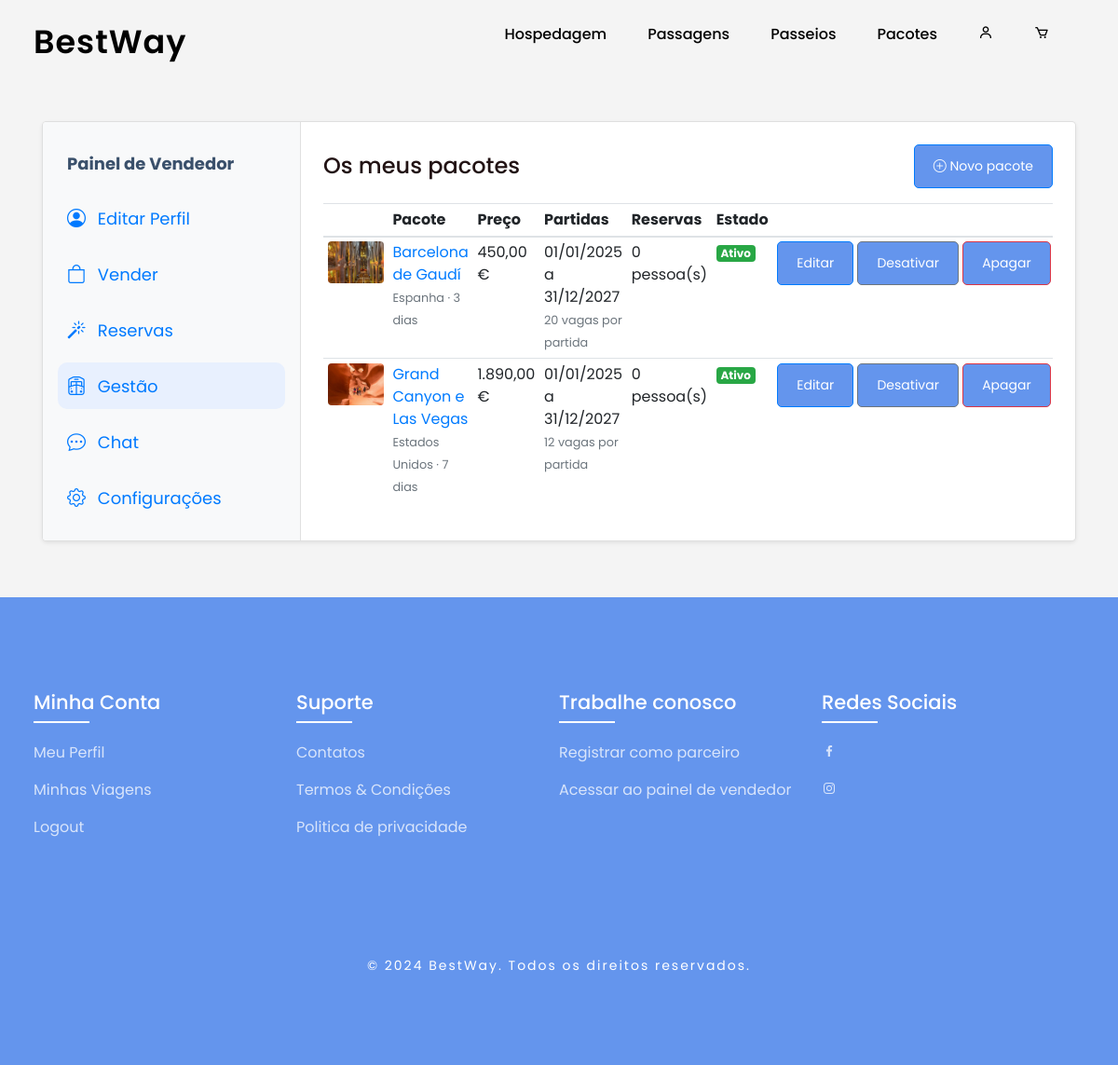
Page /public/vendedor/pacotes.php (signed in) on the committed database.
### tables this page shows
CREATE TABLE IF NOT EXISTS `t_pacotes` (
  `id` int(11) NOT NULL AUTO_INCREMENT,
  `id_user` int(11) NOT NULL,
  `titulo` varchar(100) NOT NULL,
  `destino` varchar(100) NOT NULL,
  `descricao` text NOT NULL,
  `inclui` text DEFAULT NULL,
  `foto` varchar(50) DEFAULT NULL,
  `preco` decimal(10,2) NOT NULL,
  `duracao_dias` int(11) NOT NULL,
  `data_inicio` date NOT NULL,
  `data_fim` date NOT NULL,
  `vagas` int(11) DEFAULT NULL,
  `ativo` tinyint(1) NOT NULL DEFAULT 1,
  `data_criacao` timestamp NOT NULL DEFAULT current_timestamp(),
  PRIMARY KEY (`id`),
  KEY `id_user` (`id_user`),
  CONSTRAINT `t_pacotes_ibfk_1` FOREIGN KEY (`id_user`) REFERENCES `t_user` (`id`)
);

### config/pacotes.php (called while the page is built, shortened)
<?php
require_once __DIR__ . '/reservas.php';
function pacote_foto_url($foto)
{
    return BASE_URL . 'public/pacotes/images/' . rawurlencode($foto ?: 'pacotes.jpg');
}

### config/reservas.php (called while the page is built, shortened)
<?php
function reserva_data($texto)
{
    $data = DateTimeImmutable::createFromFormat('!Y-m-d', $texto);
    return ($data && $data->format('Y-m-d') === $texto) ? $data : null;
}
function reserva_formatar_data($texto)
{
    $data = reserva_data($texto);
    return $data ? $data->format('d/m/Y') : '—';
}
function reserva_formatar_periodo($inicio, $fim)
{
    return $fim && $fim !== $inicio
        ? reserva_formatar_data($inicio) . ' a ' . reserva_formatar_data($fim)
        : reserva_formatar_data($inicio);
}
function reserva_formatar_preco($valor)
{
    return $valor === null ? '—' : number_format((float) $valor, 2, ',', '.') . ' €';
}

### public/vendedor/pacotes.php (the view, shortened to what this page needs)
<?php
require_once __DIR__ . '/../../config/pacotes.php';
$stmt = $ligacao->prepare("SELECT p.*,
        (SELECT COALESCE(SUM(quantidade), 0) FROM t_reservas r
         WHERE r.tipo_reserva = 'pacote' AND r.item_id = p.id AND r.estado = 'confirmada') AS pessoas_reservadas
    FROM t_pacotes p WHERE p.id_user = ? ORDER BY p.id DESC");
$stmt->bind_param("i", $id_user);
$stmt->execute();
$pacotes = $stmt->get_result()->fetch_all(MYSQLI_ASSOC);
include __DIR__ . '/../../views/partials/vendedor_inicio.php';
?>
                    <div class="d-flex justify-content-between align-items-center mb-3">
                        <h2 class="h4 mb-0">Os meus pacotes</h2>
                        <a class="btn btn-primary btn-sm" href="pacotes.php?novo=1#formulario"><i class="bi bi-plus-circle"></i> Novo pacote</a>
                    </div>
                    <?php if (!$pacotes): ?>
                        <p class="text-muted">Ainda não tem pacotes. Crie o primeiro com o botão "Novo pacote".</p>
                    <?php else: ?>
                        <div class="table-responsive">
                            <table class="table table-sm table-hover">
                                <thead>
                                    <tr><th></th><th>Pacote</th><th>Preço</th><th>Partidas</th><th>Reservas</th><th>Estado</th><th></th></tr>
                                </thead>
                                <tbody>
                                    <?php foreach ($pacotes as $p): ?>
                                        <tr>
                                            <td><img src="<?= pacote_foto_url($p['foto']) ?>" alt="" width="60" height="45" style="object-fit: cover; border-radius: 4px;"></td>
                                            <td>
                                                <a href="<?= BASE_URL ?>public/pacotes/detalhes_pacote.php?id=<?= (int) $p['id'] ?>"><?= htmlspecialchars($p['titulo']) ?></a>
                                                <br><small class="text-muted"><?= htmlspecialchars($p['destino']) ?> · <?= (int) $p['duracao_dias'] ?> dias</small>
                                            </td>
                                            <td><?= reserva_formatar_preco($p['preco']) ?></td>
                                            <td>
                                                <?= reserva_formatar_periodo($p['data_inicio'], $p['data_fim']) ?>
                                                <br><small class="text-muted"><?= $p['vagas'] === null ? 'sem limite de vagas' : (int) $p['vagas'] . ' vagas por partida' ?></small>
                                            </td>
                                            <td><?= (int) $p['pessoas_reservadas'] ?> pessoa(s)</td>
                                            <td><?= $p['ativo'] ? '<span class="badge badge-success">Ativo</span>' : '<span class="badge badge-secondary">Desativado</span>' ?></td>
                                            <td class="text-nowrap">
                                                <a class="btn btn-outline-primary btn-sm" href="pacotes.php?editar=<?= (int) $p['id'] ?>#formulario">Editar</a>
                                                <form method="post" style="display: inline;">
                                                    <?php if ($p['ativo']): ?>
                                                        <button type="submit" name="desativar" class="btn btn-outline-secondary btn-sm">Desativar</button>
                                                    <?php else: ?>
                                                        <button type="submit" name="ativar" class="btn btn-outline-success btn-sm">Ativar</button>
                                                    <?php endif; ?>
                                                    <button type="submit" name="apagar" class="btn btn-outline-danger btn-sm"
                                                        onclick="return confirm('Apagar este pacote?');">Apagar</button>
                                                </form>
                                            </td>
                                        </tr>
                                    <?php endforeach; ?>
                                </tbody>
                            </table>
                        </div>
                    <?php endif; ?>
<?php include __DIR__ . '/../../views/partials/vendedor_fim.php'; ?>

### assets/css/style.css (style rules this page uses)
* { padding: 0; margin: 0; box-sizing: border-box; font-family: "Poppins", sans-serif; text-decoration: none; list-style: none; scroll-behavior: smooth; }
:root { --bg-color: #fff; --text-color: #221314; --second-color: #4169e1; --main-color: #6495ed; --big-font: 6rem; --h2-font: 3rem; --p-font: 1.1rem; }
body { background: var(--bg-color); color: var(--text-color); }
.btn { background: var(--main-color); color: white; padding: 12px 20px; border-radius: 5px; cursor: pointer; }
body { font-family: Arial, sans-serif; margin: 0; padding: 0; background-color: #f4f4f4; }
@media (max-width: 1400px) { :root { --big-font: 4.5rem; --h2-font: 2.3rem; --p-font: 1rem; transition: 0.2s; } }

### rows in the picture
t_pacotes: foto (picture), titulo "Barcelona de Gaudí", destino "Espanha", duracao_dias "3", preco "450,00 €", reserva_formatar_periodo($p['data_inicio'], $p['data_fim']) "01/01/2025 a 31/12/2027", vagas "20", pessoas_reservadas "0", ativo "Ativo"
t_pacotes: foto (picture), titulo "Grand Canyon e Las Vegas", destino "Estados Unidos", duracao_dias "7", preco "1.890,00 €", reserva_formatar_periodo($p['data_inicio'], $p['data_fim']) "01/01/2025 a 31/12/2027", vagas "12", pessoas_reservadas "0", ativo "Ativo"

### other values in the picture
$texto "Editar Perfil"
$texto "Vender"
$texto "Reservas"
$texto "Gestão"
$texto "Chat"
$texto "Configurações"
